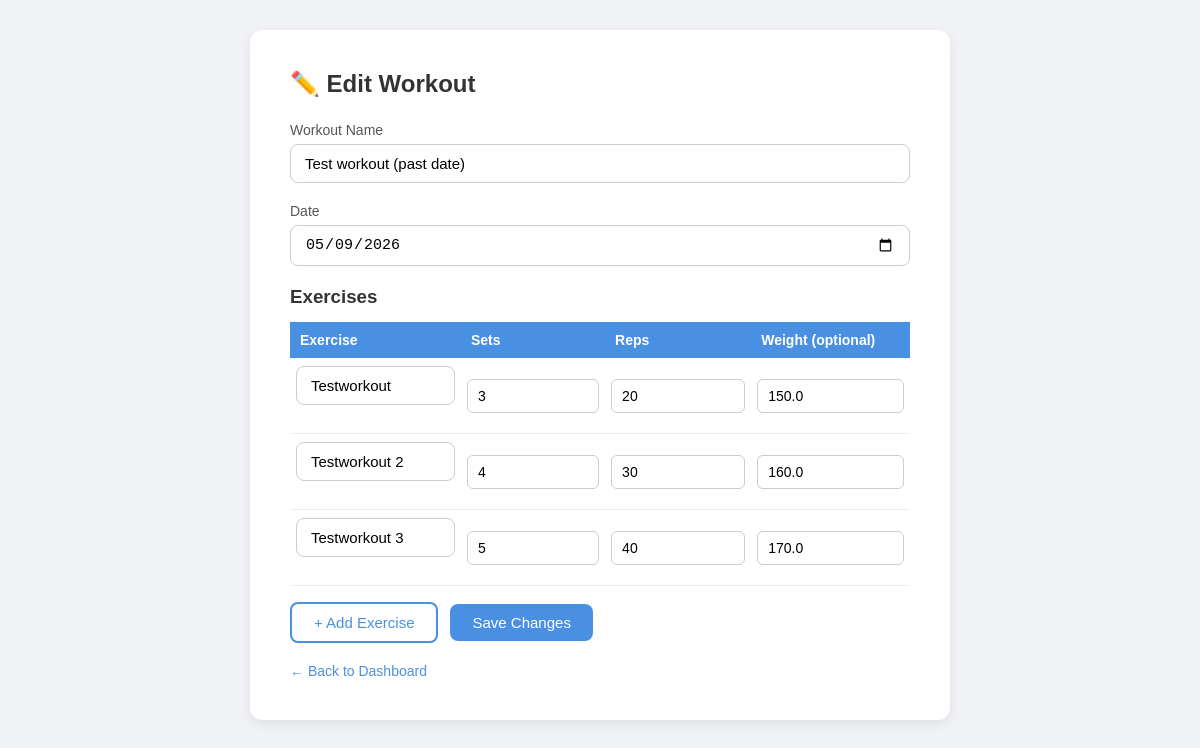
The page /edit_workout/3 (signed in) on the database its author committed.
### models.py (models this page shows)
class Workout(db.Model):
    id = db.Column(db.Integer, primary_key=True)
    name = db.Column(db.String(100), nullable=False)  # example "Leg Day" lol
    date = db.Column(db.String(50), nullable=False)
    user_id = db.Column(db.Integer, db.ForeignKey('user.id'), nullable=False)
    exercises = db.relationship('Exercise', backref='workout', lazy=True)

class Exercise(db.Model):
    id = db.Column(db.Integer, primary_key=True)
    name = db.Column(db.String(100), nullable=False)  # example. "squats"
    sets = db.Column(db.Integer, nullable=False)
    reps = db.Column(db.Integer, nullable=False)
    weight = db.Column(db.Float, nullable=True)       # field should be optional.
    workout_id = db.Column(db.Integer, db.ForeignKey('workout.id'), nullable=False)

### app.py (the view, shortened to what this page needs)
@app.route("/edit_workout/<int:workout_id>", methods=["GET", "POST"])
@login_required
def edit_workout(workout_id):
    workout = Workout.query.get_or_404(workout_id)
    if workout.user_id != current_user.id:
        return "Not allowed", 403
    return render_template("edit_workout.html", workout=workout)

### app.py (called while the page is built)
@login_manager.user_loader
def load_user(user_id):
    return User.query.get(int(user_id))

### templates/edit_workout.html (shortened to what this page needs)
<!DOCTYPE html>
<html>
<head>
    <link rel="stylesheet" href="{{ url_for('static', filename='styles.css') }}">
</head>
<body>
    <div class="card">
        <h2>✏️ Edit Workout</h2>
        <form method="POST">
            <label>Workout Name</label>
            <input type="text" name="workout_name" value="{{ workout.name }}" required>
            <label>Date</label>
            <input type="date" name="workout_date" value="{{ workout.date }}" required>
            <h3>Exercises</h3>
            <table id="exercise-table">
                <tr>
                    <th>Exercise</th>
                    <th>Sets</th>
                    <th>Reps</th>
                    <th>Weight (optional)</th>
                </tr>
                {% for ex in workout.exercises %}
                <tr>
                    <td><input type="text" name="exercise_name" value="{{ ex.name }}"></td>
                    <td><input type="number" name="sets" min="1" value="{{ ex.sets }}"></td>
                    <td><input type="number" name="reps" min="1" value="{{ ex.reps }}"></td>
                    <td><input type="number" name="weight" step="0.5" value="{{ ex.weight if ex.weight else '' }}"></td>
                </tr>
                {% endfor %}
            </table>
            <div class="button-row">
                <button type="button" class="btn-secondary" onclick="addRow()">+ Add Exercise</button>
                <button type="submit" class="btn-primary">Save Changes</button>
            </div>
        </form>
        <a class="back-link" href="{{ url_for('dashboard') }}">← Back to Dashboard</a>
    </div>
</body>
</html>

### templates/edit_workout.html (style rules this page uses)
* { margin: 0; padding: 0; box-sizing: border-box; }
body { font-family: Arial, sans-serif; background-color: #f0f2f5; padding: 30px; }
.card { background-color: white; padding: 40px; border-radius: 12px; box-shadow: 0 4px 12px rgba(0,0,0,0.08); max-width: 700px; margin: 0 auto; }
.card h2 { color: #333; margin-bottom: 24px; }
label { font-size: 14px; color: #555; display: block; margin-bottom: 6px; }
input[type="text"], input[type="date"] { width: 100%; padding: 10px 14px; border: 1px solid #ccc; border-radius: 8px; font-size: 15px; margin-bottom: 20px; }
h3 { color: #333; margin-bottom: 14px; }
table { width: 100%; border-collapse: collapse; margin-bottom: 16px; }
th { background-color: #4a90e2; color: white; padding: 10px; text-align: left; font-size: 14px; }
td { padding: 8px 6px; border-bottom: 1px solid #eee; }
td input { width: 100%; padding: 8px 10px; border: 1px solid #ccc; border-radius: 6px; font-size: 14px; }
.btn-primary { padding: 10px 22px; background-color: #4a90e2; color: white; border: none; border-radius: 8px; font-size: 15px; cursor: pointer; }
.btn-secondary { padding: 10px 22px; background-color: white; color: #4a90e2; border: 2px solid #4a90e2; border-radius: 8px; font-size: 15px; cursor: pointer; }
.button-row { display: flex; gap: 12px; align-items: center; margin-top: 8px; }
.back-link { display: inline-block; margin-top: 20px; color: #4a90e2; font-size: 14px; text-decoration: none; }

### rows shown on the page
Workout: workout_name "Test workout (past date)", workout_date "05/09/2026"
Exercise: exercise_name "Testworkout", sets "3", reps "20", weight "150.0"
Exercise: exercise_name "Testworkout 2", sets "4", reps "30", weight "160.0"
Exercise: exercise_name "Testworkout 3", sets "5", reps "40", weight "170.0"
